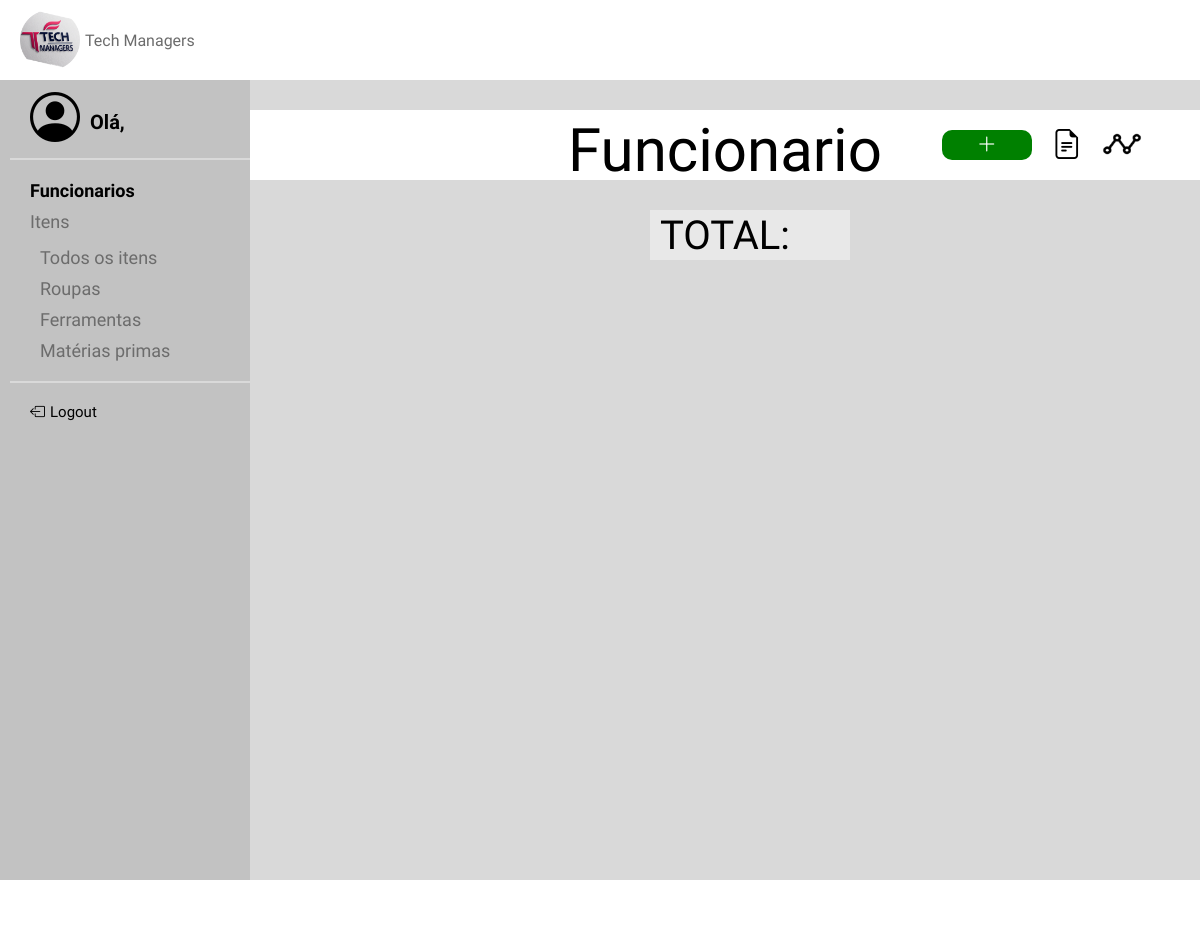
Before: /TelaAF with the older database file.
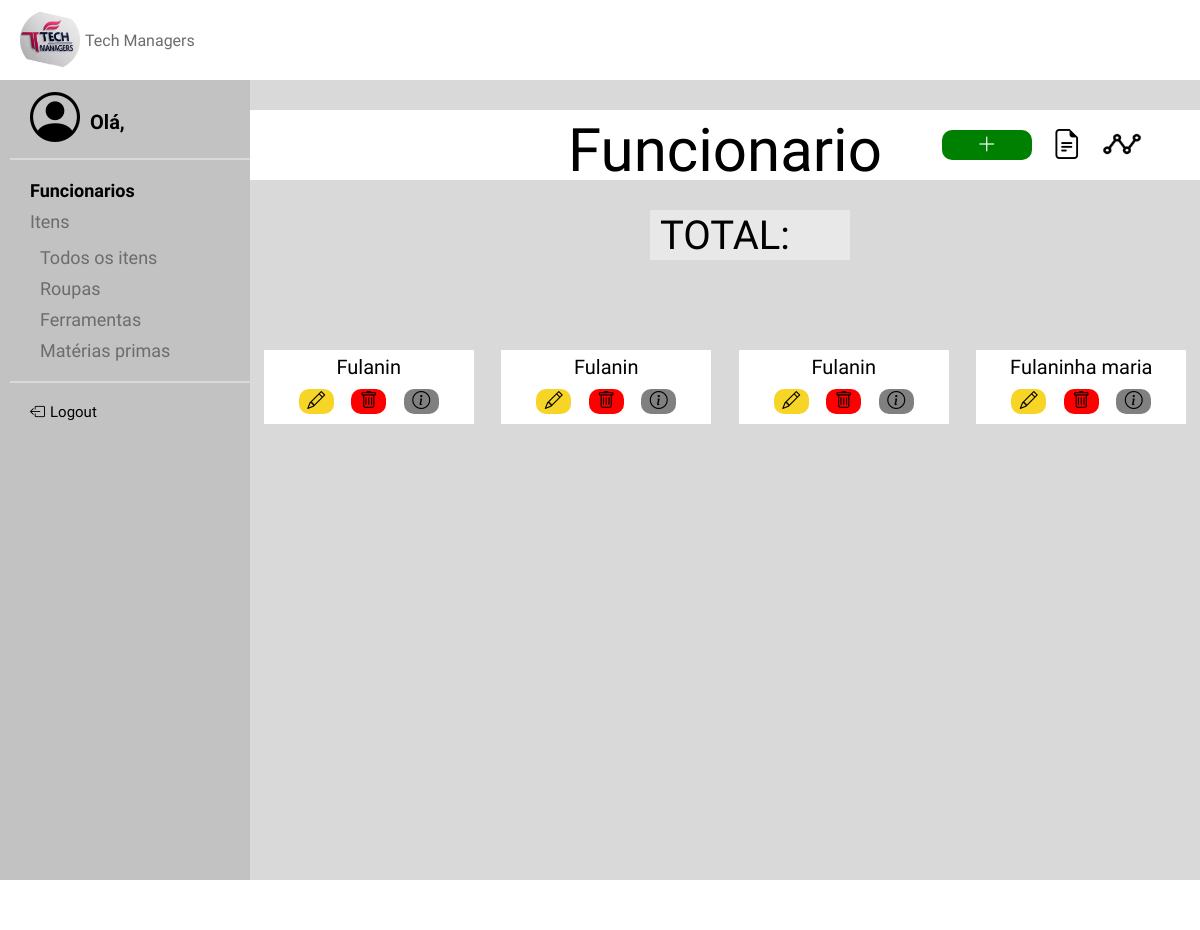
After: the same page with the newer database file.
### models.py (models this page shows, shortened)
class Funcionario(Base):
    __tablename__ = 'funcionario'
    id = Column(Integer, primary_key=True)
    nome = Column(String(40), nullable=False, index=True)
    email = Column(String(40), nullable=False, index=True, unique=True)
    cpf = Column(String(11), nullable=False, index=True, unique=True)
    senha = Column(String(11), nullable=False, index=True)
    admin = Column(String(11), nullable=False, index=True)

### app.py (the view)
@app.route('/TelaAF')
def telafuncionarios():
    funcionarios = Funcionario.query.all()
    return render_template("TelaAFuncionarios.html", funcionarios=funcionarios)

### templates/TelaAFuncionarios.html
{% extends "base.html" %}
{% block conteudo %}
    <link rel="stylesheet" href="/static/TelaAFuncionario.css">
    <div class="container">
        <div id="numero">
            <p class="titulo">Funcionario</p>
            <div class="botoestitle" id="ladinho">
                <button id="btn1" onclick="window.location.href='{{ url_for('TelaCF') }}'"><i class="bi bi-plus-lg"></i>
                </button>
                <button id="btn2"><i class="bi bi-file-earmark-text"></i></button>
                <button id="btn3"><img src="../static/imagens/Graphic.png"></button>
            </div>
        </div>
        <div id="total">
            <p for="numero" id="textonumero"> TOTAL: </p>
            <input type="number" id="camponumero" name="numero" required>
        </div>
        <div class="cards">
            {% for funcionario in funcionarios %}
                <div class="card">
                    <p>{{ funcionario.nome}}</p>
                    <div class="botoes">
                        <button id="btn1" onclick="window.location.href='{{ url_for('TelaEF') }}'"><i
                                class="bi bi-pencil"></i></button>
                        <button id="btn2"><i class="bi bi-trash"></i></button>
                        <button id="btn3" onclick="window.location.href='{{ url_for('TelaDF') }}'"><i
                                class="bi bi-info-circle"></i></button>
                    </div>
                </div>
            {% endfor %}
        </div>
    </div>
{% endblock %}

### templates/base.html (shortened to what this page needs)
<!DOCTYPE html>
<html lang="pt-br">
<head>
    <link rel="stylesheet" href="https://cdn.jsdelivr.net/npm/bootstrap-icons@1.10.5/font/bootstrap-icons.css">
    <link rel="stylesheet" href="/static/base.css">
</head>
<body>
<header>
    <a class="navbar-brand" id="logo">
        <img src="../static/imagens/logo.png" width="60" height="60">
        <strong class="koulen-regular" id="txt_logo">Tech Managers</strong>
    </a>
</header>
<aside class="sidebar">
     <div class="pessoa"><i class="bi bi-person-circle" id="person"></i>
            <p>Olá, {{ nome_usuario }}</p></div>
        <hr>
    {% if 'admin' in session and session['admin'] %}
        <dl class="lista">
            <dt class="dt1" id="txt"><a href="TelaAF">Funcionarios</a></dt>
            <dt class="dt2" id="txt"><a href="TelaAI">Itens</a></dt>
            <dd class="dd1" id="txt"><a href="TelaAI">Todos os itens</a></dd>
            <dd class="dd2" id="txt"><a href="TelaAR">Roupas</a></dd>
            <dd class="dd3" id="txt"><a href="TelaAFe">Ferramentas</a></dd>
            <dd class="dd4" id="txt"><a href="TelaAM">Matérias primas</a></dd>
        </dl>
    {% else %}
        <dl class="lista">
            <dt class="dt1" id="txt"><a href="TelaF">Funcionarios</a></dt>
            <dt class="dt2" id="txt"><a href="TelaFI">Itens</a></dt>
            <dd class="dd1" id="txt"><a href="TelaFI">Todos os itens</a></dd>
            <dd class="dd2" id="txt"><a href="TelaFR">Roupas</a></dd>
            <dd class="dd3" id="txt"><a href="TelaFF">Ferramentas</a></dd>
            <dd class="dd4" id="txt"><a href="TelaFM">Matérias primas</a></dd>
        </dl>
    {% endif %}
        <hr>
        <div class="deslogar"><i class="bi bi-box-arrow-left" id="logout"></i>
            <a href="login">Logout</a></div>
</aside>
<main>
    <div class="meio">
        {% block conteudo %} {% endblock %}
    </div>
</main>
<footer>
</footer>
</body>
</html>

### static/base.css (style rules this page uses)
* { margin: 0; padding: 0; }
.koulen-regular { font-family: "Koulen", sans-serif; font-weight: 400; font-style: normal; }
body { background-color: #d9d9d9; display: grid; grid-template-columns: auto 1fr 1fr; }
header { width: 100%; height: 80px; background-color: #ffffff; display: flex; flex-direction: row; padding-left: 20px; justify-items: center; text-align: center; justify-content: flex-start; grid-column: span 3; }
#logo { margin-right: auto; display: flex; text-align: center; align-items: center; gap: 5px; width: auto; height: auto; }
main { height: 100%; width: 100%; min-height:100vh; display: flex; flex-direction: row; align-items: start; grid-column: span 2; }
footer { height: 50px; width: 100%; background-color: white; grid-column: span 3; }
aside hr { border: 1px solid #d9d9d9; margin-top: 10px; margin-bottom: 20px; margin-left: 10px; }
aside { height: inherit; width: 250px; background-color: #C2C2C2; color: #6c6c6c; padding-top: 10px; font-family: "Mako", sans-serif; font-size: 18px; display: flex; flex-direction: column; grid-column: span 1; }
#person { color: black; font-size: 50px; }
.pessoa { display: flex; flex-direction: row; font-size: 20px; margin-left: 30px; }
.pessoa p { margin-top: 20px; margin-left: 10px; color: black; font-weight: bold; }
#logout { color: black; font-size: 15px; }
.deslogar { display: flex; flex-direction: row; font-size: 15px; margin-left: 30px; color: black; }
.deslogar a { margin-left: 5px; color: black; }
dl { margin-left: 10px; display: flex; flex-direction: column; }
dt { margin-left: 20px; margin-bottom: 10px; }
.dt2 { margin-bottom: 15px; }
dd { margin-left: 30px; margin-bottom: 10px; }
.meio { width: 100%; height: 100%; background-color: #d9d9d9; }
a { text-decoration: none; color: #6c6c6c; }

Changed rows visible on the page:
added Funcionario: nome "Fulanin"
added Funcionario: nome "Fulanin"
added Funcionario: nome "Fulanin"
added Funcionario: nome "Fulaninha maria"
